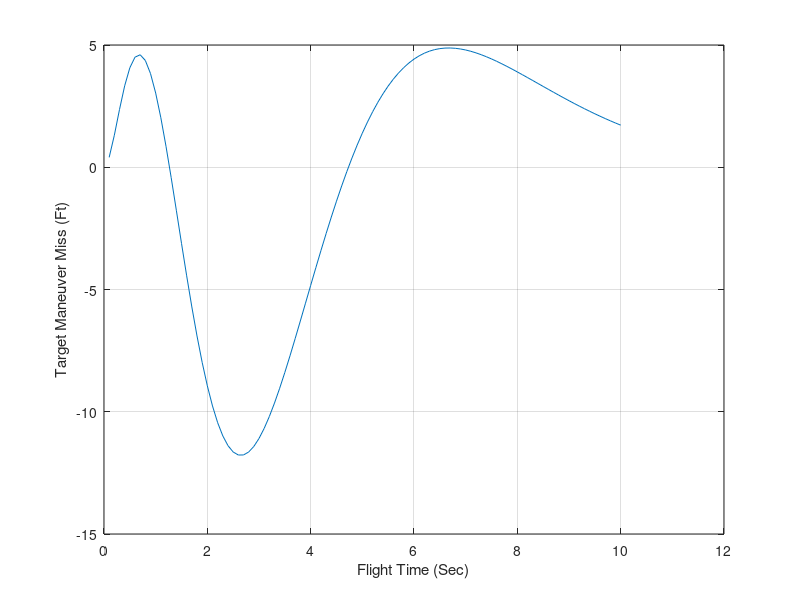

This figure's MATLAB source:
clear
XNT=96.6;
XNP=4.;
TAU=1.;
TF=10.;
VM=3000.;
HEDEG=-20.;
APN=1;
T=0.;	
S=0.;
TP=T+.00001;
X1=0;
X2=0;
X3=1;
X4=0;
H=.01;
HE=HEDEG/57.3;
n=0.;
while TP<=(TF-1e-5)
	X1OLD=X1;
	X2OLD=X2;
	X3OLD=X3;
	X4OLD=X4;
	STEP=1;
   	FLAG=0; 
   	while STEP<=1
      		if FLAG==1
         		STEP=2;
         		X1=X1+H*X1D;
         		X2=X2+H*X2D;
         		X3=X3+H*X3D;
         		X4=X4+H*X4D;
         		TP=TP+H;
      		end
      		X1D=X2+X4*XNP*APN/(2.*TAU);
      		X2D=X3+XNP*X4/(TAU*TP);
      		X3D=XNP*X4/(TAU*TP*TP);
      		X4D=-X4/TAU-X2;
      		FLAG=1;
   	end
   	FLAG=0;
   	X1=(X1OLD+X1)/2+.5*H*X1D;
	X2=(X2OLD+X2)/2+.5*H*X2D;
	X3=(X3OLD+X3)/2+.5*H*X3D;
   	X4=(X4OLD+X4)/2+.5*H*X4D;
   	S=S+H;
	if S>=.0999
      		S=0.;
      		n=n+1;
      		ArrayTP(n)=TP;
      		ArrayXMNT(n)=XNT*X1;
      		ArrayXMHE(n)=-VM*HE*X2;
   	end
end
figure
plot(ArrayTP,ArrayXMNT),grid
xlabel('Flight Time (Sec)')
ylabel('Target Maneuver Miss (Ft)')
clc
output=[ArrayTP',ArrayXMNT',ArrayXMHE'];
save datfil.txt output  -ascii
disp 'simulation finished'
